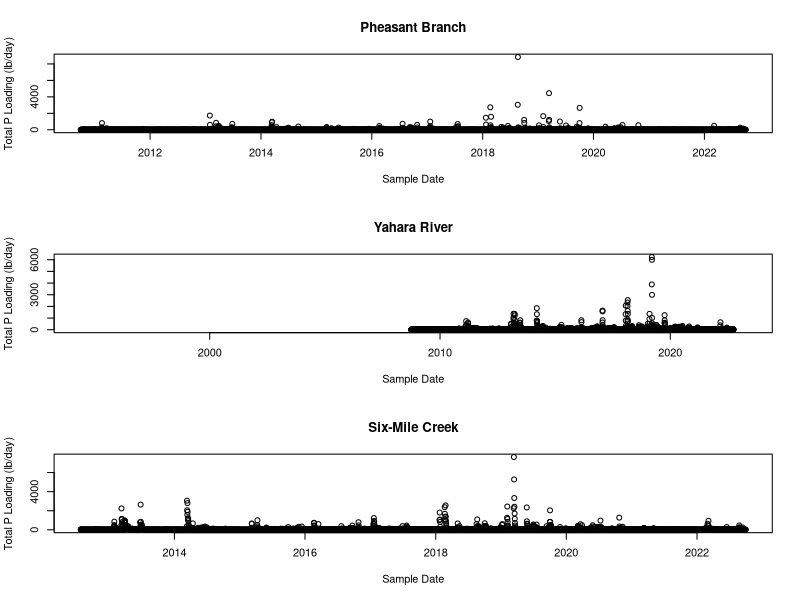
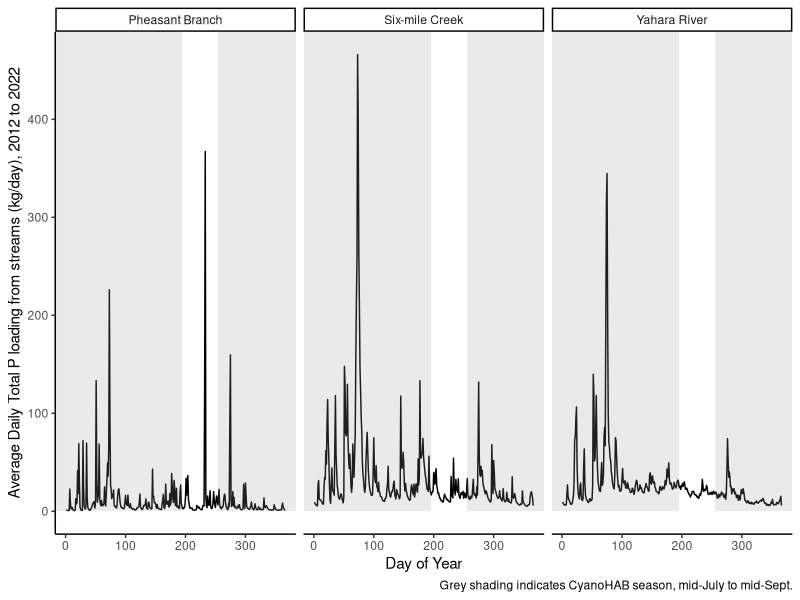

Here is the R script that generated these plots, in order: (Note: this script raises an error after producing the figures.)
## ---- chunk 1
library(dplyr) #needed for transforming data
library(lubridate) #needed for date conversion functions
library(ggplot2) #needed for plotting
## ---- chunk 2
PB_TotP_flow<- read.csv(file="Cleaned_data/Inflow_PheasantBranch_TotP.csv")
PB_TotP_flow<- PB_TotP_flow %>%
  mutate(sampledate=as.Date(sampledate, origin="1899-12-30", format="%m/%d/%Y"),
         Q_cfs=Qout_cfs, #make sure all column names same across data frames
         Qout_cfs=NULL)
YR_TotP_flow<- read.csv(file="Cleaned_data/YaharaRiver_TotP_combined.csv")
YR_TotP_flow<- YR_TotP_flow %>%
  mutate(sampledate=as.Date(sampledate, origin="1899-12-30", format="%m/%d/%Y"))
SMC_TotP_flow<- read.csv(file="Cleaned_data/Inflow_SixMileCreek_TotP.csv")
SMC_TotP_flow<- SMC_TotP_flow %>%
  mutate(sampledate=as.Date(sampledate, origin="1899-12-30", format="%m/%d/%Y"))

PB_DisP_flow<- read.csv(file="Cleaned_data/Inflow_PheasantBranch_SRP.csv")
PB_DisP_flow<- PB_DisP_flow %>%
  mutate(sampledate=as.Date(sampledate, origin="1899-12-30", format="%m/%d/%Y"))
YR_DisP_flow<- read.csv(file="Cleaned_data/YaharaRiver_DissP_combined.csv")
YR_DisP_flow<- YR_DisP_flow %>%
  mutate(sampledate=as.Date(sampledate, origin="1899-12-30", format="%m/%d/%Y"))
SMC_DisP_flow<- read.csv(file="Cleaned_data/Inflow_SixMileCreek_SRP.csv")
SMC_DisP_flow<- SMC_DisP_flow %>%
  mutate(sampledate=as.Date(sampledate, origin="1899-12-30", format="%m/%d/%Y"))
## ---- chunk 3
PB_TotP_flow <- PB_TotP_flow %>%
  mutate(Inflow="Pheasant Branch") #add column with name of inflow
YR_TotP_flow <- YR_TotP_flow %>%
  mutate(Inflow="Yahara River") #add column with name of inflow
SMC_TotP_flow <- SMC_TotP_flow %>%
  mutate(Inflow="Six-mile Creek") #add column with name of inflow

Inflows<- merge(PB_TotP_flow, YR_TotP_flow, #merge two data frames
                all=TRUE) #keep all records for both data frames
Inflows<- merge(Inflows, SMC_TotP_flow, #merge two data frames
                all=TRUE) #keep all records for both data frames                
## ---- chunk 4
layout(matrix(c(1,2,3),3,1)) # optional 3 graphs/page
plot(PB_TotP_flow$sampledate, PB_TotP_flow$TotP_lbday, 
     xlab = "Sample Date", ylab = "Total P Loading (lb/day)", main = "Pheasant Branch")
plot(YR_TotP_flow$sampledate, YR_TotP_flow$TotP_lbday, 
     xlab = "Sample Date", ylab = "Total P Loading (lb/day)", main = "Yahara River")
plot(SMC_TotP_flow$sampledate, SMC_TotP_flow$TotP_lbday, 
     xlab = "Sample Date", ylab = "Total P Loading (lb/day)", main = "Six-Mile Creek")
par(mfrow=c(1,1))#returns graphing viewer to 1 plot per page
## ---- chunk 5
lb_kg = 1/2.20462 #conversion factor from pound to kg
Inflows_totP <- Inflows %>%
  mutate(Yr=as.integer(format(sampledate, "%Y")), #add column with year
         daynum=as.integer(format(sampledate, "%j"))) %>% #add column with day number
  filter(Yr >= 2012 & Yr <=2022) %>%  #filter data to include only the past decade
  group_by(daynum, Inflow) %>% #for each inflow on each day
  summarize(TotP_kgday_avg=mean(TotP_lbday*lb_kg, #calculate mean total P (in kg/day)
                                na.rm=TRUE)) #average the total P (lb/day) across the years

ggplot(data=Inflows_totP, 
       aes(x=daynum, 
           y=TotP_kgday_avg)) +
  geom_line()+
  facet_wrap(~Inflow) +
  theme_classic()+
  labs(y="Average Daily Total P loading from streams (kg/day), 2012 to 2022",
       x="Day of Year",
      caption="Grey shading indicates CyanoHAB season, mid-July to mid-Sept.") +
  ylim(c(0, max(Inflows$TotP_lbday))) +
  annotate('rect', fill='gray60', alpha=.2, #creates a shadow box 
           xmin=-Inf, xmax=195, ymin=0, ymax=Inf) +#shadow box highlights CyanoHAB season
  annotate('rect', fill='gray60', alpha=.2, #creates a shadow box 
           xmin=255, xmax=Inf, ymin=0, ymax=Inf)  #shadow box highlights CyanoHAB season
## ---- chunk 6
Inflows_totP %>%
  group_by(Inflow) %>%
  summarise(mean=mean(TotP_kgday_avg, na.rm=TRUE),
            min=min(TotP_kgday_avg, na.rm=TRUE),
            max=max(TotP_kgday_avg, na.rm=TRUE))
## ---- chunk 7
Inflows_sumP<- Inflows %>%
  group_by(sampledate) %>% #for each sample date...
  summarize(TotP_kgday_sum=sum(TotP_lbday*lb_kg)) %>% #sum the total P loads for all three inflows
  filter(!is.na(TotP_kgday_sum)) %>% #remove NAs 
  filter(TotP_kgday_sum>=0) #remove any negative values
## ---- chunk 8
write.csv(Inflows_sumP, file="Cleaned_data/Mendota_P_inflows.csv") #save as new data file
## ---- chunk 9
Inflows_sumP<- read.csv(file="Cleaned_data/Mendota_P_inflows.csv")
Inflows_sumP <- Inflows_sumP %>%
  mutate(Yr=year(sampledate),#create column with year
         sampledate=NULL) %>% #remove extra column
  filter(Yr >= 2012 & Yr <=2022) %>% #filter data to include only the past decade
  mutate(X=NULL) #remove index column

Inflows_sumP_yr<- Inflows_sumP %>%
  group_by(Yr) %>% #group all records by year
  summarise(sum_TP_kg=sum(TotP_kgday_sum)) #calculate the total P load 

ggplot(Inflows_sumP_yr, aes(x=as.factor(Yr), y=sum_TP_kg)) +
  geom_col() +
  theme_classic() +
  labs(x="Year", y="Total P loading from three inflows (kg)") 
